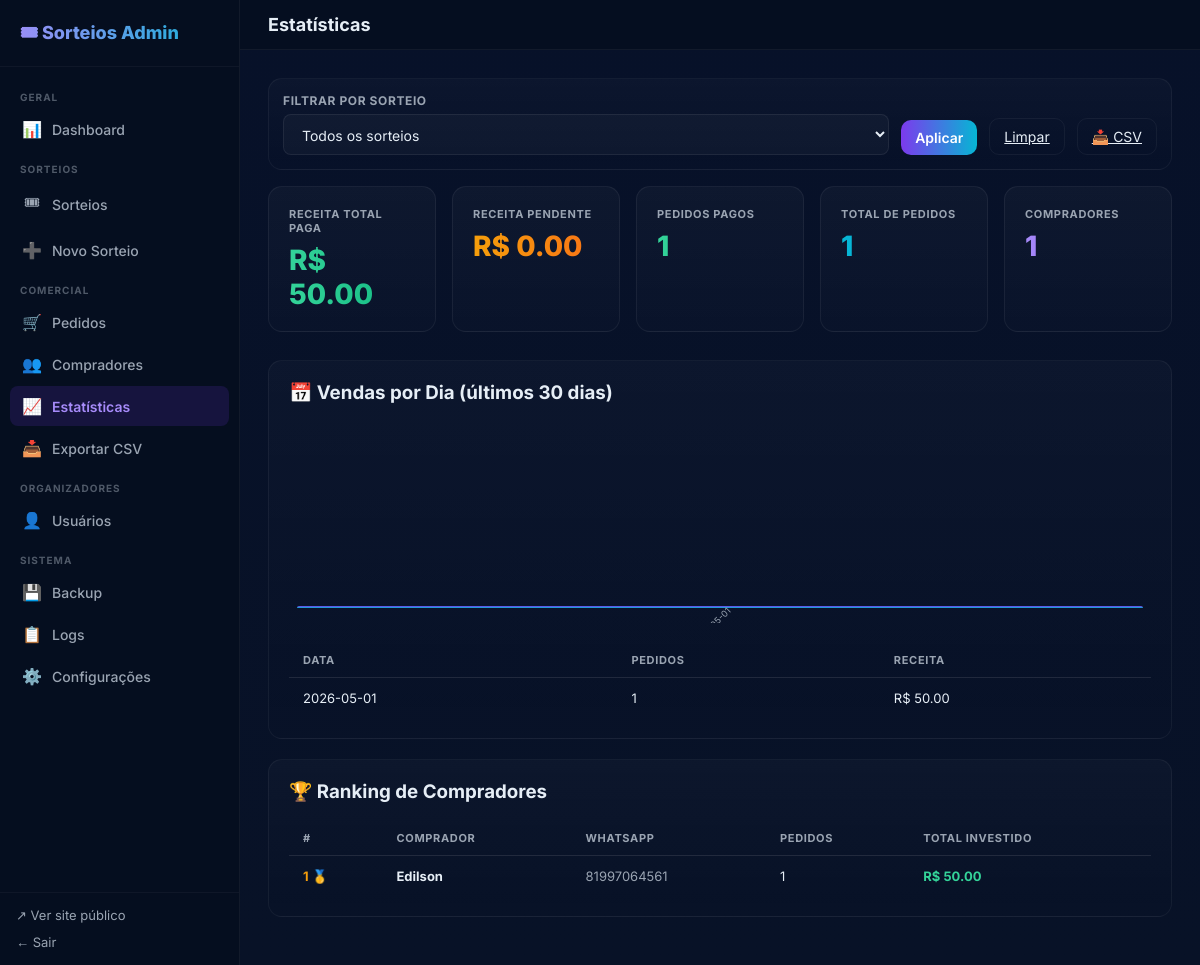
Page /admin/estatisticas (signed in) on the committed database.
### app/models.py (models this page shows)
class Buyer(Base):
    __tablename__ = "buyers"
    id = Column(Integer, primary_key=True, index=True)
    name = Column(String(200), nullable=False)
    whatsapp = Column(String(20), nullable=True, index=True)
    email = Column(String(200), nullable=True, index=True)
    cpf = Column(String(20), nullable=True)
    created_at = Column(DateTime, default=datetime.datetime.utcnow, nullable=False)
    orders = relationship("Order", back_populates="buyer")

### app/main.py (the view)
@app.get("/admin/estatisticas", response_class=HTMLResponse)
def admin_stats_page(request: Request, session: Session = Depends(get_db),
                     _: None = Depends(require_admin),
                     campaign_id: int | None = None):
    campaigns = crud.list_campaigns(session)
    global_stats = crud.get_global_stats(session)
    raffle_stats = crud.get_raffle_stats(session, campaign_id) if campaign_id else {}
    sales_by_day = crud.get_sales_by_day(session, campaign_id)
    top_buyers = crud.get_top_buyers(session, campaign_id)
    return templates.TemplateResponse(request, "admin_stats.html", {
        "campaigns": campaigns,
        "selected_campaign_id": campaign_id,
        "global_stats": global_stats,
        "raffle_stats": raffle_stats,
        "sales_by_day": sales_by_day,
        "top_buyers": top_buyers,
    })

### app/templates/admin_stats.html (shortened to what this page needs)
{% extends "admin_base.html" %}
{% block page_title %}Estatísticas{% endblock %}
{% set active = 'stats' %}
{% block content %}
<div class="adm-card" style="padding:14px;margin-bottom:16px;">
  <form method="get" style="display:flex;gap:12px;align-items:flex-end;flex-wrap:wrap;">
    <div class="adm-field" style="flex:1;min-width:180px;">
      <label>Filtrar por Sorteio</label>
      <select name="campaign_id">
        <option value="">Todos os sorteios</option>
      </select>
    </div>
    <button type="submit" class="btn primary">Aplicar</button>
    <a href="/admin/estatisticas" class="btn">Limpar</a>
    <a href="/admin/exportar/csv{% if selected_campaign_id %}?campaign_id={{ selected_campaign_id }}{% endif %}" class="btn">📥 CSV</a>
  </form>
</div>
<div class="adm-stats">
  <div class="adm-stat-card">
    <div class="adm-stat-label">Receita Total Paga</div>
    <div class="adm-stat-value green">R$ {{ '%.2f' % global_stats.total_revenue }}</div>
  </div>
  <div class="adm-stat-card">
    <div class="adm-stat-label">Receita Pendente</div>
    <div class="adm-stat-value orange">R$ {{ '%.2f' % global_stats.total_pending }}</div>
  </div>
  <div class="adm-stat-card">
    <div class="adm-stat-label">Pedidos Pagos</div>
    <div class="adm-stat-value green">{{ global_stats.total_paid_orders }}</div>
  </div>
  <div class="adm-stat-card">
    <div class="adm-stat-label">Total de Pedidos</div>
    <div class="adm-stat-value cyan">{{ global_stats.total_orders }}</div>
  </div>
  <div class="adm-stat-card">
    <div class="adm-stat-label">Compradores</div>
    <div class="adm-stat-value purple">{{ global_stats.total_buyers }}</div>
  </div>
</div>
{% if sales_by_day %}
<div class="adm-card">
  <h3 style="margin-top:0;">📅 Vendas por Dia (últimos 30 dias)</h3>
  <div id="salesChart" style="height:200px;position:relative;overflow:hidden;">
    {% if sales_by_day %}
    <div style="display:flex;align-items:flex-end;gap:4px;height:100%;padding:0 8px;">
      {% set max_rev = namespace(v=1) %}
      {% for d in sales_by_day %}
        {% if d.revenue > max_rev.v %}{% set max_rev.v = d.revenue %}{% endif %}
      {% endfor %}
      {% for d in sales_by_day %}
      {% set h = (d.revenue / max_rev.v * 100)|round(1) %}
      <div style="flex:1;display:flex;flex-direction:column;align-items:center;gap:4px;min-width:12px;">
        <div title="{{ d.day }}: R$ {{ '%.2f'|format(d.revenue) }} ({{ d.count }} pedidos)"
             style="width:100%;height:{{ h }}%;background:linear-gradient(180deg,#7c3aed,#06b6d4);border-radius:4px 4px 0 0;transition:height .3s;cursor:help;min-height:2px;"></div>
        <div style="font-size:9px;color:var(--muted);transform:rotate(-45deg);white-space:nowrap;">{{ d.day[5:] }}</div>
      </div>
      {% endfor %}
    </div>
    {% endif %}
  </div>
  <div class="adm-table-wrap" style="margin-top:20px;">
    <table class="adm-table">
      <thead>
        <tr><th>Data</th><th>Pedidos</th><th>Receita</th></tr>
      </thead>
      <tbody>
        {% for d in sales_by_day | reverse | list %}
        <tr>
          <td>{{ d.day }}</td>
          <td>{{ d.count }}</td>
          <td>R$ {{ '%.2f' % d.revenue }}</td>
        </tr>
        {% endfor %}
      </tbody>
    </table>
  </div>
</div>
{% endif %}
{% if top_buyers %}
<div class="adm-card">
  <h3 style="margin-top:0;">🏆 Ranking de Compradores</h3>
  <div class="adm-table-wrap">
    <table class="adm-table">
      <thead>
        <tr><th>#</th><th>Comprador</th><th>WhatsApp</th><th>Pedidos</th><th>Total Investido</th></tr>
      </thead>
      <tbody>
        {% for b in top_buyers %}
        <tr>
          <td style="font-weight:700;color:{% if loop.index == 1 %}#f59e0b{% elif loop.index == 2 %}#9ca3af{% elif loop.index == 3 %}#cd7f32{% else %}var(--muted){% endif %};">
            {{ loop.index }}{% if loop.index == 1 %} 🥇{% elif loop.index == 2 %} 🥈{% elif loop.index == 3 %} 🥉{% endif %}
          </td>
          <td><strong>{{ b.name }}</strong></td>
          <td style="color:var(--muted);">{{ b.whatsapp }}</td>
          <td>{{ b.orders }}</td>
          <td style="color:#34d399;font-weight:700;">R$ {{ '%.2f' % b.total }}</td>
        </tr>
        {% endfor %}
      </tbody>
    </table>
  </div>
</div>
{% endif %}
{% endblock %}

### app/static/css/style.css (style rules this page uses)
:root { --bg: #0f1724; --card: #0b1220; --muted: #9aa4b2; --accent: #7c3aed; --accent-2: #06b6d4; --surface: rgba(255, 255, 255, 0.03); --border: rgba(255, 255, 255, 0.05); --danger: #f87171; --success: #34d399; }
* { box-sizing: border-box; }
body { font-family: Inter, system-ui, Arial, sans-serif; margin: 0; background: linear-gradient(180deg, #071129 0%, #081227 100%); color: #e6eef6; min-height: 100vh; }
.btn { background: transparent; border: 1px solid var(--border); padding: 9px 14px; border-radius: 10px; color: inherit; cursor: pointer; font-size: 14px; font-family: inherit; transition: background .12s, border-color .12s; }
.btn.primary { background: linear-gradient(90deg, var(--accent), var(--accent-2)); border: none; color: white; font-weight: 600; }

### app/templates/admin_base.html (style rules this page uses)
:root { --sidebar-w: 240px; }
.adm-stats { display: grid; grid-template-columns: repeat(auto-fit, minmax(160px, 1fr)); gap: 16px; margin-bottom: 28px; }
.adm-stat-card { background: linear-gradient(180deg, rgba(255,255,255,0.03), rgba(255,255,255,0.01)); border: 1px solid rgba(255,255,255,0.06); border-radius: 14px; padding: 20px; }
.adm-stat-label { font-size: 11px; font-weight: 700; text-transform: uppercase; letter-spacing: .06em; color: var(--muted); margin-bottom: 8px; }
.adm-stat-value { font-size: 28px; font-weight: 800; }
.adm-stat-value.green { background: linear-gradient(90deg, #34d399, #10b981); -webkit-background-clip: text; -webkit-text-fill-color: transparent; background-clip: text; }
.adm-stat-value.purple { background: linear-gradient(90deg, #a78bfa, #7c3aed); -webkit-background-clip: text; -webkit-text-fill-color: transparent; background-clip: text; }
.adm-stat-value.cyan { background: linear-gradient(90deg, #06b6d4, #0ea5e9); -webkit-background-clip: text; -webkit-text-fill-color: transparent; background-clip: text; }
.adm-stat-value.orange { background: linear-gradient(90deg, #f59e0b, #f97316); -webkit-background-clip: text; -webkit-text-fill-color: transparent; background-clip: text; }
.adm-table-wrap { overflow-x: auto; }
.adm-table { width: 100%; border-collapse: collapse; font-size: 13px; }
.adm-table th { text-align: left; padding: 10px 14px; font-size: 11px; font-weight: 700; text-transform: uppercase; letter-spacing: .06em; color: var(--muted); border-bottom: 1px solid rgba(255,255,255,0.05); white-space: nowrap; }
.adm-table td { padding: 12px 14px; border-bottom: 1px solid rgba(255,255,255,0.03); vertical-align: middle; }
.adm-table tr:last-child td { border-bottom: none; }
.adm-card { background: linear-gradient(180deg, rgba(255,255,255,0.025), transparent); border: 1px solid rgba(255,255,255,0.05); border-radius: 14px; padding: 20px; margin-bottom: 20px; }
.adm-field { display: flex; flex-direction: column; gap: 6px; }
.adm-field label { font-size: 12px; font-weight: 700; color: var(--muted); text-transform: uppercase; letter-spacing: .05em; }
.adm-field input, .adm-field textarea, .adm-field select { padding: 10px 14px; border-radius: 8px; border: 1px solid rgba(255,255,255,0.07); background: rgba(255,255,255,0.03); color: #e6eef6; font-size: 14px; font-family: inherit; outline: none; transition: border-color .15s; width: 100%; }
.adm-field select option { background: #081228; }

### rows in the picture
Buyer: name "Edilson", whatsapp "81997064561", orders "1", total "50.00"

### other values in the picture
{{ '%.2f' % global_stats.total_revenue }} "50.00"
{{ '%.2f' % global_stats.total_pending }} "0.00"
{{ global_stats.total_paid_orders }} "1"
{{ global_stats.total_orders }} "1"
{{ global_stats.total_buyers }} "1"
{{ d.day }} "2026-05-01"
{{ d.count }} "1"
{{ '%.2f' % d.revenue }} "50.00"
